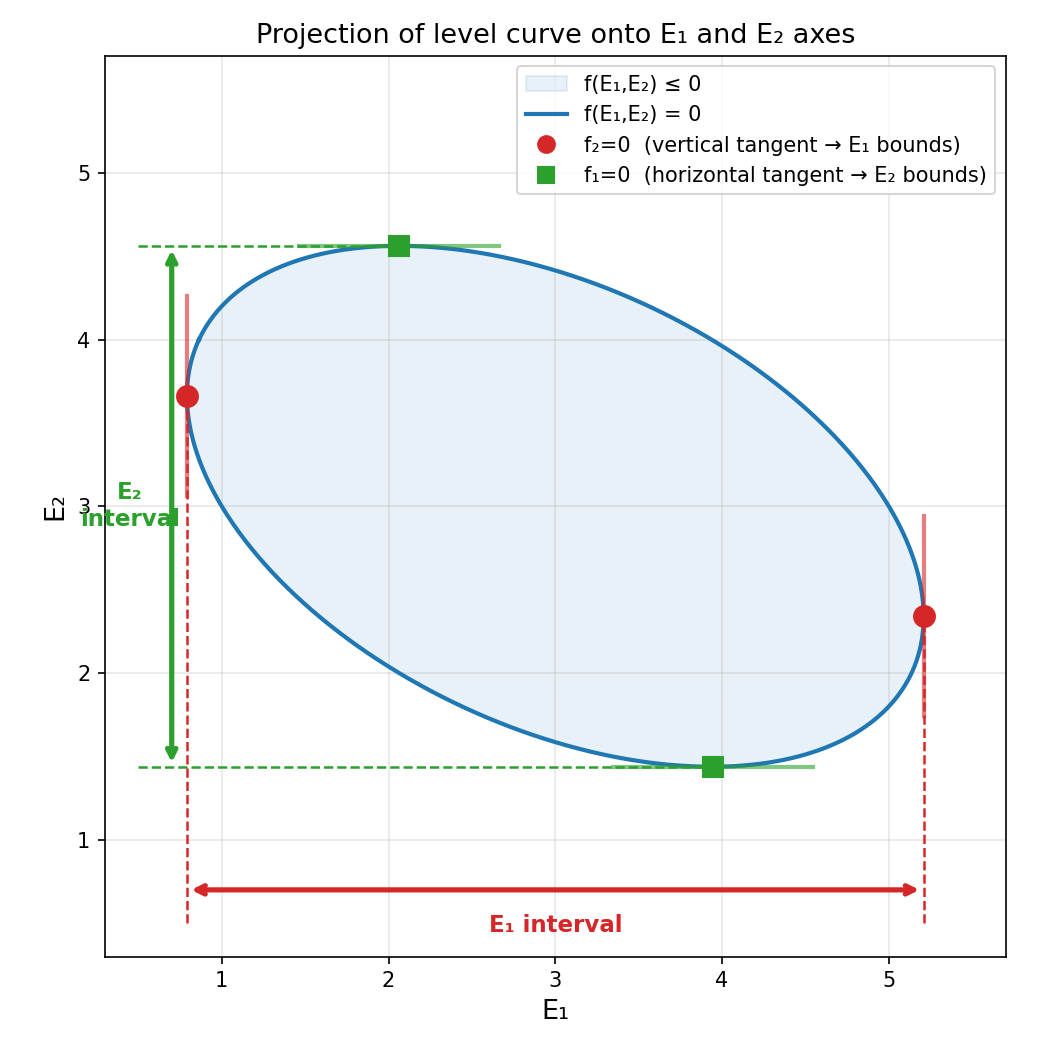

Reproduce this figure in Python.
"""Why f₂=0 gives E₁ bounds and f₁=0 gives E₂ bounds."""

import numpy as np
import matplotlib.pyplot as plt
from matplotlib.patches import FancyArrowPatch

# Use a tilted ellipse as a stand-in for the level curve f(E₁,E₂)=0
# f(x,y) = (x-3)²/4 + (y-3)²/2 + 0.3(x-3)(y-3) - 1
cx, cy = 3.0, 3.0

def f(x, y):
    dx, dy = x - cx, y - cy
    return dx**2 / 4 + dy**2 / 2 + 0.3 * dx * dy - 1

def f1(x, y):  # ∂f/∂E₁ (partial w.r.t. x)
    return (x - cx) / 2 + 0.3 * (y - cy)

def f2(x, y):  # ∂f/∂E₂ (partial w.r.t. y)
    return (y - cy) + 0.3 * (x - cx)

# Sample the level curve
t = np.linspace(0, 2 * np.pi, 1000)
# Parametric form (found by diagonalizing the quadratic)
E = np.array([[1/4, 0.15], [0.15, 1/2]])
eigvals, eigvecs = np.linalg.eigh(E)
a, b = 1.0 / np.sqrt(eigvals)
curve_x = cx + eigvecs[0, 0] * a * np.cos(t) + eigvecs[0, 1] * b * np.sin(t)
curve_y = cy + eigvecs[1, 0] * a * np.cos(t) + eigvecs[1, 1] * b * np.sin(t)

# Find points where f₂=0 (E₁ extremes — vertical tangents)
f2_vals = f2(curve_x, curve_y)
sign_changes_f2 = np.where(np.diff(np.sign(f2_vals)))[0]

# Find points where f₁=0 (E₂ extremes — horizontal tangents)
f1_vals = f1(curve_x, curve_y)
sign_changes_f1 = np.where(np.diff(np.sign(f1_vals)))[0]

fig, ax = plt.subplots(figsize=(7, 7))

# Shade the interior (f ≤ 0 region)
ax.fill(curve_x, curve_y, alpha=0.10, color='C0', label='f(E₁,E₂) ≤ 0')

# Level curve
ax.plot(curve_x, curve_y, 'C0', lw=2, label='f(E₁,E₂) = 0')

# Mark f₂=0 points (E₁ projection boundaries)
for idx in sign_changes_f2:
    px, py = curve_x[idx], curve_y[idx]
    ax.plot(px, py, 'o', color='C3', ms=10, zorder=5)
    # Vertical dashed line down to E₁ axis
    ax.plot([px, px], [0.5, py], '--', color='C3', lw=1.2)
    # Tangent line (vertical, since dE₁/dE₂=0)
    ax.plot([px, px], [py - 0.6, py + 0.6], '-', color='C3', lw=2, alpha=0.6)

# Mark f₁=0 points (E₂ projection boundaries)
for idx in sign_changes_f1:
    px, py = curve_x[idx], curve_y[idx]
    ax.plot(px, py, 's', color='C2', ms=10, zorder=5)
    # Horizontal dashed line to E₂ axis
    ax.plot([0.5, px], [py, py], '--', color='C2', lw=1.2)
    # Tangent line (horizontal, since dE₂/dE₁=0)
    ax.plot([px - 0.6, px + 0.6], [py, py], '-', color='C2', lw=2, alpha=0.6)

# Draw E₁ interval on x-axis
e1_pts = [curve_x[i] for i in sign_changes_f2]
if len(e1_pts) >= 2:
    e1_min, e1_max = min(e1_pts), max(e1_pts)
    ax.annotate('', xy=(e1_max, 0.7), xytext=(e1_min, 0.7),
                arrowprops=dict(arrowstyle='<->', color='C3', lw=2.5))
    ax.text((e1_min + e1_max) / 2, 0.45, 'E₁ interval',
            ha='center', fontsize=11, color='C3', fontweight='bold')

# Draw E₂ interval on y-axis
e2_pts = [curve_y[i] for i in sign_changes_f1]
if len(e2_pts) >= 2:
    e2_min, e2_max = min(e2_pts), max(e2_pts)
    ax.annotate('', xy=(0.7, e2_max), xytext=(0.7, e2_min),
                arrowprops=dict(arrowstyle='<->', color='C2', lw=2.5))
    ax.text(0.45, (e2_min + e2_max) / 2, 'E₂\ninterval',
            ha='center', va='center', fontsize=11, color='C2', fontweight='bold')

# Dummy entries for legend
ax.plot([], [], 'o', color='C3', ms=8, label='f₂=0  (vertical tangent → E₁ bounds)')
ax.plot([], [], 's', color='C2', ms=8, label='f₁=0  (horizontal tangent → E₂ bounds)')

ax.set_xlabel('E₁', fontsize=13)
ax.set_ylabel('E₂', fontsize=13)
ax.set_title('Projection of level curve onto E₁ and E₂ axes', fontsize=13)
ax.set_xlim(0.3, 5.7)
ax.set_ylim(0.3, 5.7)
ax.set_aspect('equal')
ax.legend(loc='upper right', fontsize=10)
ax.grid(True, alpha=0.3)

plt.tight_layout()
plt.savefig('docs/explain_projection.png', dpi=150)
plt.show()
